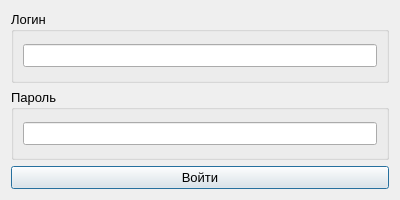
<?xml version="1.0" encoding="UTF-8"?>
<ui version="4.0">
 <class>LoginDialog</class>
 <widget class="QDialog" name="LoginDialog">
  <property name="geometry">
   <rect>
    <x>0</x>
    <y>0</y>
    <width>400</width>
    <height>200</height>
   </rect>
  </property>
  <property name="font">
   <font>
    <pointsize>10</pointsize>
   </font>
  </property>
  <property name="contextMenuPolicy">
   <enum>Qt::DefaultContextMenu</enum>
  </property>
  <property name="windowTitle">
   <string>Вход</string>
  </property>
  <property name="windowIcon">
   <iconset resource="res.qrc">
    <normaloff>:/images/key.png</normaloff>:/images/key.png</iconset>
  </property>
  <property name="modal">
   <bool>true</bool>
  </property>
  <layout class="QVBoxLayout" name="verticalLayout_2">
   <item>
    <widget class="QGroupBox" name="groupBox">
     <property name="title">
      <string>Логин</string>
     </property>
     <layout class="QVBoxLayout" name="verticalLayout">
      <item>
       <widget class="QLineEdit" name="loginEdit"/>
      </item>
     </layout>
    </widget>
   </item>
   <item>
    <widget class="QGroupBox" name="groupBox_2">
     <property name="title">
      <string>Пароль</string>
     </property>
     <layout class="QVBoxLayout" name="verticalLayout_3">
      <item>
       <widget class="QLineEdit" name="passEdit">
        <property name="echoMode">
         <enum>QLineEdit::Password</enum>
        </property>
       </widget>
      </item>
     </layout>
    </widget>
   </item>
   <item>
    <widget class="QPushButton" name="loginButton">
     <property name="text">
      <string>Войти</string>
     </property>
    </widget>
   </item>
  </layout>
 </widget>
 <resources>
  <include location="res.qrc"/>
 </resources>
 <connections/>
</ui>
